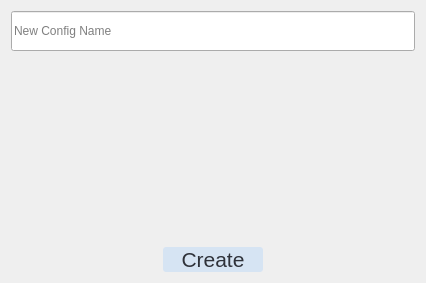
<?xml version="1.0" encoding="UTF-8"?>
<ui version="4.0">
 <class>Form</class>
 <widget class="QWidget" name="Form">
  <property name="geometry">
   <rect>
    <x>0</x>
    <y>0</y>
    <width>426</width>
    <height>283</height>
   </rect>
  </property>
  <property name="windowTitle">
   <string>Form</string>
  </property>
  <layout class="QVBoxLayout" name="verticalLayout">
   <item>
    <widget class="QLineEdit" name="namelineedit">
     <property name="sizePolicy">
      <sizepolicy hsizetype="Expanding" vsizetype="Fixed">
       <horstretch>0</horstretch>
       <verstretch>0</verstretch>
      </sizepolicy>
     </property>
     <property name="minimumSize">
      <size>
       <width>210</width>
       <height>40</height>
      </size>
     </property>
     <property name="inputMask">
      <string/>
     </property>
     <property name="text">
      <string/>
     </property>
     <property name="placeholderText">
      <string>New Config Name</string>
     </property>
    </widget>
   </item>
   <item>
    <spacer name="verticalSpacer_2">
     <property name="orientation">
      <enum>Qt::Vertical</enum>
     </property>
     <property name="sizeHint" stdset="0">
      <size>
       <width>20</width>
       <height>148</height>
      </size>
     </property>
    </spacer>
   </item>
   <item>
    <widget class="QLabel" name="emptylabel">
     <property name="sizePolicy">
      <sizepolicy hsizetype="Preferred" vsizetype="Minimum">
       <horstretch>0</horstretch>
       <verstretch>0</verstretch>
      </sizepolicy>
     </property>
     <property name="minimumSize">
      <size>
       <width>0</width>
       <height>0</height>
      </size>
     </property>
     <property name="styleSheet">
      <string notr="true">font:11px; color:rgb(255, 0, 0);</string>
     </property>
     <property name="text">
      <string/>
     </property>
     <property name="alignment">
      <set>Qt::AlignCenter</set>
     </property>
    </widget>
   </item>
   <item>
    <layout class="QHBoxLayout" name="horizontalLayout">
     <item>
      <spacer name="horizontalSpacer">
       <property name="orientation">
        <enum>Qt::Horizontal</enum>
       </property>
       <property name="sizeHint" stdset="0">
        <size>
         <width>40</width>
         <height>20</height>
        </size>
       </property>
      </spacer>
     </item>
     <item>
      <widget class="QPushButton" name="confirmbutton">
       <property name="sizePolicy">
        <sizepolicy hsizetype="Minimum" vsizetype="Minimum">
         <horstretch>0</horstretch>
         <verstretch>0</verstretch>
        </sizepolicy>
       </property>
       <property name="minimumSize">
        <size>
         <width>100</width>
         <height>25</height>
        </size>
       </property>
       <property name="styleSheet">
        <string notr="true">border-radius:3px;background-color:rgb(214, 228, 243);
font: 16pt;color:rgb(47, 50, 58)</string>
       </property>
       <property name="text">
        <string>Create</string>
       </property>
      </widget>
     </item>
     <item>
      <spacer name="horizontalSpacer_2">
       <property name="orientation">
        <enum>Qt::Horizontal</enum>
       </property>
       <property name="sizeHint" stdset="0">
        <size>
         <width>40</width>
         <height>20</height>
        </size>
       </property>
      </spacer>
     </item>
    </layout>
   </item>
  </layout>
 </widget>
 <resources/>
 <connections/>
</ui>
